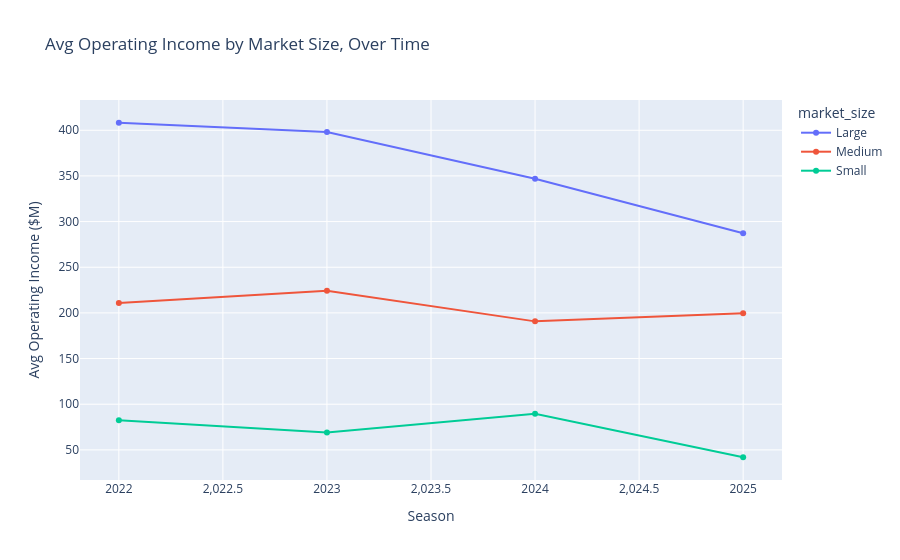

The cell this chart's notebook holds for it:
### Markdown cell above
## 7. Operating income trend by market size

Rolls team-season data up by market size to see if large markets are systematically
more profitable, or if smart operations can close the gap.

### Code cell
market_trend = team_season.groupby(['season', 'market_size'])['operating_income_m'].mean().reset_index()

fig = px.line(market_trend, x='season', y='operating_income_m', color='market_size',
              markers=True,
              title='Avg Operating Income by Market Size, Over Time',
              labels={'operating_income_m': 'Avg Operating Income ($M)', 'season': 'Season'})
fig.show()

### Figure 1 — Plotly figure (JSON) as saved in the notebook; plotly's stock layout.template omitted (floating-point values rounded to 4 significant figures)
{"data": [{"hovertemplate": "market_size=Large<br>Season=%{x}<br>Avg Operating Income ($M)=%{y}<extra></extra>", "legendgroup": "Large", "line": {"color": "#636efa", "dash": "solid"}, "marker": {"symbol": "circle"}, "mode": "lines+markers", "name": "Large", "orientation": "v", "showlegend": true, "type": "scatter", "x": [2022, 2023, 2024, 2025], "xaxis": "x", "y": [408.2, 398.0, 347.0, 287.3], "yaxis": "y"}, {"hovertemplate": "market_size=Medium<br>Season=%{x}<br>Avg Operating Income ($M)=%{y}<extra></extra>", "legendgroup": "Medium", "line": {"color": "#EF553B", "dash": "solid"}, "marker": {"symbol": "circle"}, "mode": "lines+markers", "name": "Medium", "orientation": "v", "showlegend": true, "type": "scatter", "x": [2022, 2023, 2024, 2025], "xaxis": "x", "y": [210.9, 224.4, 190.7, 199.5], "yaxis": "y"}, {"hovertemplate": "market_size=Small<br>Season=%{x}<br>Avg Operating Income ($M)=%{y}<extra></extra>", "legendgroup": "Small", "line": {"color": "#00cc96", "dash": "solid"}, "marker": {"symbol": "circle"}, "mode": "lines+markers", "name": "Small", "orientation": "v", "showlegend": true, "type": "scatter", "x": [2022, 2023, 2024, 2025], "xaxis": "x", "y": [82.49, 69.01, 89.67, 41.93], "yaxis": "y"}], "layout": {"legend": {"title": {"text": "market_size"}, "tracegroupgap": 0}, "title": {"text": "Avg Operating Income by Market Size, Over Time"}, "xaxis": {"anchor": "y", "domain": [0, 1], "title": {"text": "Season"}}, "yaxis": {"anchor": "x", "domain": [0, 1], "title": {"text": "Avg Operating Income ($M)"}}}}
